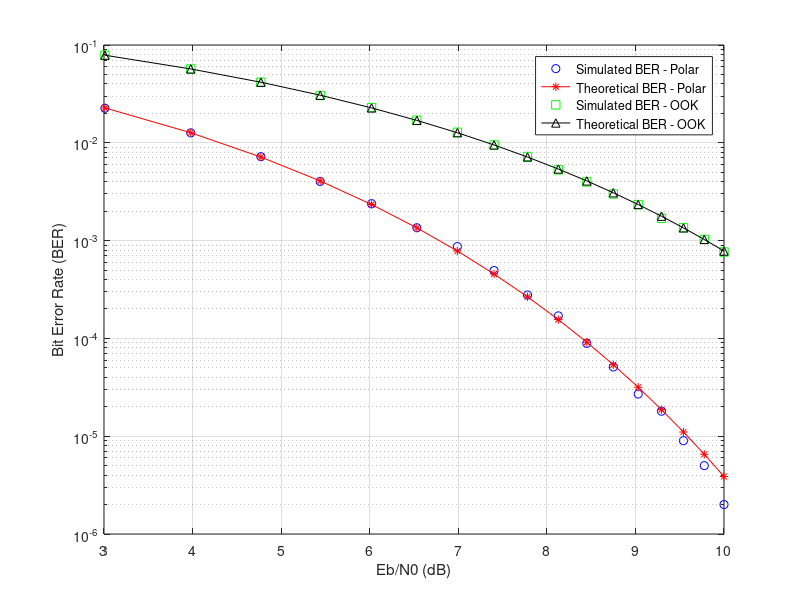
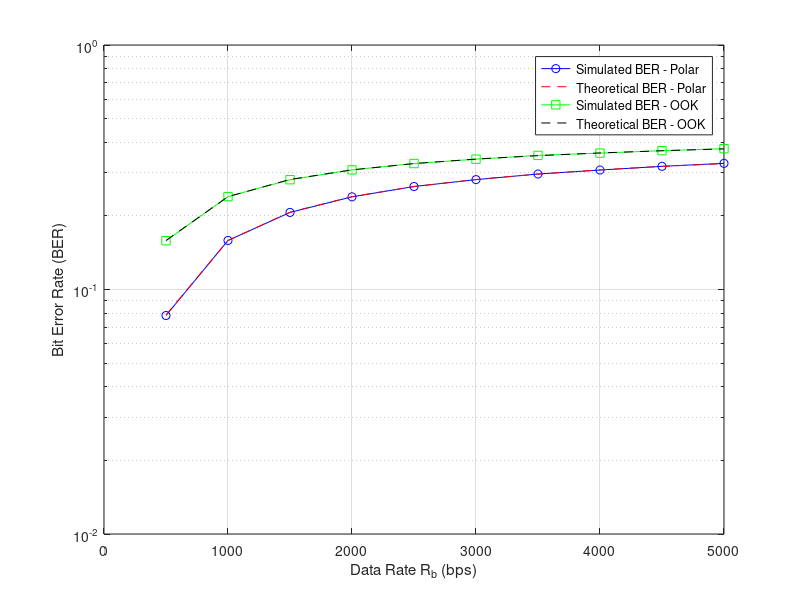

Write MATLAB code to recreate these figures, in order.
N = 10e5;
Eb = 10;
N0 = 2;

bits = randi([0 1], 1, N);
s = 2*bits - 1;
s = s * sqrt(Eb);
n = sqrt(N0/2) * randn(1, N);
r = s + n;
dec_bits = r > 0;
num_errors = sum(bits ~= dec_bits);
BER_sim = num_errors / N;

BER_theo = qfunc(sqrt(2*Eb/N0));

fprintf('Simulated Polar BER: %f\n', BER_sim);
fprintf('Theoretical Polar BER: %f\n', BER_theo);



N = 10e5;
Eb = 10;
N0 = 2;
A = sqrt(2*Eb);

bits = randi([0 1], 1, N);
s = A * bits;
n = sqrt(N0/2) * randn(1, N);
r = s + n;
threshold = A / 2;
dec_bits = r > threshold;
num_errors = sum(bits ~= dec_bits);
BER_sim = num_errors / N;

BER_theo = qfunc(sqrt(Eb/N0));

fprintf('Simulated On-Off BER: %f\n', BER_sim);
fprintf('Theoretical On-Off BER: %f\n', BER_theo);



N = 10e5; 
N0 = 2; 
Eb_values = 4:1:20;
BER_sim_polar = zeros(1, length(Eb_values));
BER_theo_polar = zeros(1, length(Eb_values));
BER_sim_onoff = zeros(1, length(Eb_values));
BER_theo_onoff = zeros(1, length(Eb_values));

for i = 1:length(Eb_values)
    Eb = Eb_values(i);
    A = sqrt(2*Eb);
    
    bits = randi([0 1], 1, N);
    s_polar = (2*bits - 1) * sqrt(Eb);
    n = sqrt(N0/2) * randn(1, N);
    r_polar = s_polar + n;
    dec_bits_polar = r_polar > 0;
    num_errors_polar = sum(bits ~= dec_bits_polar);
    BER_sim_polar(i) = num_errors_polar / N;
    BER_theo_polar(i) = qfunc(sqrt(2*Eb/N0));
    
    s_onoff = A * bits;
    r_onoff = s_onoff + n;
    threshold = A / 2;
    dec_bits_onoff = r_onoff > threshold;
    num_errors_onoff = sum(bits ~= dec_bits_onoff);
    BER_sim_onoff(i) = num_errors_onoff / N;
    BER_theo_onoff(i) = qfunc(sqrt(Eb/N0));
end

EbN0_dB = 10 * log10(Eb_values / (N0));

figure;
semilogy(EbN0_dB, BER_sim_polar, 'bo', EbN0_dB, BER_theo_polar, 'r-*');
hold on;
semilogy(EbN0_dB, BER_sim_onoff, 'gs', EbN0_dB, BER_theo_onoff, 'k-^');
hold off;
grid on;
xlabel('Eb/N0 (dB)');
ylabel('Bit Error Rate (BER)');
legend('Simulated BER - Polar', 'Theoretical BER - Polar', 'Simulated BER - OOK', 'Theoretical BER - OOK');



%%%%%%%%%%%%%%%%%%%%%%%%%%%%%%%%%%%%%%%%%%%%%%%%%%%%%%%%%%%%%%%%%%%%%%%%%%%



Pr = 10e-3;
Rb = 5000;
N0 = 2 * 10e-6;
N = 10e5;
Eb = Pr / Rb;
A = sqrt(2*Eb);

bits = randi([0 1], 1, N);
s_polar = (2*bits - 1) * sqrt(Eb);
n = sqrt(N0/2) * randn(1, N);
r_polar = s_polar + n;
dec_bits_polar = r_polar > 0;
num_errors_polar = sum(bits ~= dec_bits_polar);
BER_sim_polar = num_errors_polar / N;

BER_theo_polar = qfunc(sqrt(2*Eb/N0));

fprintf('Simulated Polar BER: %f\n', BER_sim_polar);
fprintf('Theoretical Polar BER: %f\n', BER_theo_polar);



s_onoff = A * bits;
r_onoff = s_onoff + n;
threshold = A / 2;
dec_bits_onoff = r_onoff > threshold;
num_errors_onoff = sum(bits ~= dec_bits_onoff);
BER_sim_onoff = num_errors_onoff / N;

BER_theo_onoff = qfunc(sqrt(Eb/N0));

fprintf('Simulated On-Off BER: %f\n', BER_sim_onoff);
fprintf('Theoretical On-Off BER: %f\n', BER_theo_onoff);



Pr = 10e-3;
Rb_values = 500:500:5000;
N0 = 2 * 10e-6;
N = 10e5;

BER_sim_polar_Rb = zeros(1, length(Rb_values));
BER_theo_polar_Rb = zeros(1, length(Rb_values));
BER_sim_onoff_Rb = zeros(1, length(Rb_values));
BER_theo_onoff_Rb = zeros(1, length(Rb_values));

for i = 1:length(Rb_values)
    Rb = Rb_values(i);
    Eb = Pr / Rb;
    EbN0 = Eb / N0;
    A = sqrt(2*Eb);

    bits = randi([0 1], 1, N);
    s_polar = (2*bits - 1) * sqrt(Eb);
    n = sqrt(N0/2) * randn(1, N);
    r_polar = s_polar + n;
    dec_bits_polar = r_polar > 0;
    num_errors_polar = sum(bits ~= dec_bits_polar);
    BER_sim_polar_Rb(i) = num_errors_polar / N;
    BER_theo_polar_Rb(i) = qfunc(sqrt(2*EbN0));

    s_onoff = A * bits;
    r_onoff = s_onoff + n;
    threshold = A / 2;
    dec_bits_onoff = r_onoff > threshold;
    num_errors_onoff = sum(bits ~= dec_bits_onoff);
    BER_sim_onoff_Rb(i) = num_errors_onoff / N;
    BER_theo_onoff_Rb(i) = qfunc(sqrt(EbN0));
end

figure;
semilogy(Rb_values, BER_sim_polar_Rb, 'bo-', Rb_values, BER_theo_polar_Rb, 'r--');
hold on;
semilogy(Rb_values, BER_sim_onoff_Rb, 'gs-', Rb_values, BER_theo_onoff_Rb, 'k--');
hold off;
grid on;
xlabel('Data Rate R_b (bps)');
ylabel('Bit Error Rate (BER)');
legend('Simulated BER - Polar', 'Theoretical BER - Polar', 'Simulated BER - OOK', 'Theoretical BER - OOK');